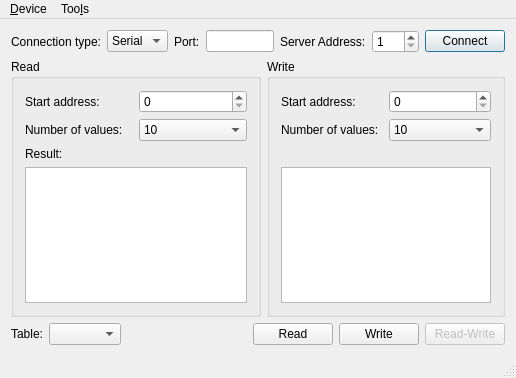
<?xml version="1.0" encoding="UTF-8"?>
<ui version="4.0">
 <class>MainWindow</class>
 <widget class="QMainWindow" name="MainWindow">
  <property name="geometry">
   <rect>
    <x>0</x>
    <y>0</y>
    <width>516</width>
    <height>378</height>
   </rect>
  </property>
  <property name="maximumSize">
   <size>
    <width>16777215</width>
    <height>1000</height>
   </size>
  </property>
  <property name="windowTitle">
   <string>Modbus Client</string>
  </property>
  <widget class="QWidget" name="centralWidget">
   <layout class="QVBoxLayout" name="verticalLayout">
    <item>
     <layout class="QGridLayout" name="gridLayout">
      <item row="0" column="5">
       <widget class="QLabel" name="label_27">
        <property name="sizePolicy">
         <sizepolicy hsizetype="Maximum" vsizetype="Preferred">
          <horstretch>0</horstretch>
          <verstretch>0</verstretch>
         </sizepolicy>
        </property>
        <property name="text">
         <string>Server Address:</string>
        </property>
       </widget>
      </item>
      <item row="0" column="7">
       <widget class="QPushButton" name="connectButton">
        <property name="sizePolicy">
         <sizepolicy hsizetype="Maximum" vsizetype="Fixed">
          <horstretch>0</horstretch>
          <verstretch>0</verstretch>
         </sizepolicy>
        </property>
        <property name="text">
         <string>Connect</string>
        </property>
        <property name="checkable">
         <bool>false</bool>
        </property>
        <property name="autoDefault">
         <bool>false</bool>
        </property>
        <property name="default">
         <bool>true</bool>
        </property>
       </widget>
      </item>
      <item row="0" column="4">
       <spacer name="horizontalSpacer">
        <property name="orientation">
         <enum>Qt::Horizontal</enum>
        </property>
        <property name="sizeHint" stdset="0">
         <size>
          <width>40</width>
          <height>20</height>
         </size>
        </property>
       </spacer>
      </item>
      <item row="0" column="6">
       <widget class="QSpinBox" name="serverEdit">
        <property name="sizePolicy">
         <sizepolicy hsizetype="Maximum" vsizetype="Fixed">
          <horstretch>0</horstretch>
          <verstretch>0</verstretch>
         </sizepolicy>
        </property>
        <property name="minimum">
         <number>1</number>
        </property>
        <property name="maximum">
         <number>247</number>
        </property>
       </widget>
      </item>
      <item row="0" column="1">
       <widget class="QComboBox" name="connectType">
        <item>
         <property name="text">
          <string>Serial</string>
         </property>
        </item>
        <item>
         <property name="text">
          <string>TCP</string>
         </property>
        </item>
       </widget>
      </item>
      <item row="0" column="2">
       <widget class="QLabel" name="label_2">
        <property name="sizePolicy">
         <sizepolicy hsizetype="Maximum" vsizetype="Preferred">
          <horstretch>0</horstretch>
          <verstretch>0</verstretch>
         </sizepolicy>
        </property>
        <property name="text">
         <string>Port:</string>
        </property>
       </widget>
      </item>
      <item row="0" column="0">
       <widget class="QLabel" name="label">
        <property name="text">
         <string>Connection type:</string>
        </property>
       </widget>
      </item>
      <item row="0" column="3">
       <widget class="QLineEdit" name="portEdit">
        <property name="sizePolicy">
         <sizepolicy hsizetype="Preferred" vsizetype="Fixed">
          <horstretch>0</horstretch>
          <verstretch>0</verstretch>
         </sizepolicy>
        </property>
       </widget>
      </item>
     </layout>
    </item>
    <item>
     <layout class="QHBoxLayout" name="horizontalLayout_2">
      <item>
       <widget class="QGroupBox" name="groupBox_2">
        <property name="minimumSize">
         <size>
          <width>250</width>
          <height>0</height>
         </size>
        </property>
        <property name="title">
         <string>Read</string>
        </property>
        <layout class="QGridLayout" name="gridLayout_3">
         <item row="0" column="0">
          <widget class="QLabel" name="label_4">
           <property name="text">
            <string>Start address:</string>
           </property>
          </widget>
         </item>
         <item row="0" column="1">
          <widget class="QSpinBox" name="readAddress">
           <property name="maximum">
            <number>9</number>
           </property>
          </widget>
         </item>
         <item row="1" column="0">
          <widget class="QLabel" name="label_5">
           <property name="text">
            <string>Number of values:</string>
           </property>
          </widget>
         </item>
         <item row="1" column="1">
          <widget class="QComboBox" name="readSize">
           <property name="currentIndex">
            <number>9</number>
           </property>
           <item>
            <property name="text">
             <string>1</string>
            </property>
           </item>
           <item>
            <property name="text">
             <string>2</string>
            </property>
           </item>
           <item>
            <property name="text">
             <string>3</string>
            </property>
           </item>
           <item>
            <property name="text">
             <string>4</string>
            </property>
           </item>
           <item>
            <property name="text">
             <string>5</string>
            </property>
           </item>
           <item>
            <property name="text">
             <string>6</string>
            </property>
           </item>
           <item>
            <property name="text">
             <string>7</string>
            </property>
           </item>
           <item>
            <property name="text">
             <string>8</string>
            </property>
           </item>
           <item>
            <property name="text">
             <string>9</string>
            </property>
           </item>
           <item>
            <property name="text">
             <string>10</string>
            </property>
           </item>
          </widget>
         </item>
         <item row="2" column="0">
          <widget class="QLabel" name="label_9">
           <property name="text">
            <string>Result:</string>
           </property>
          </widget>
         </item>
         <item row="3" column="0" colspan="2">
          <widget class="QListWidget" name="readValue">
           <property name="minimumSize">
            <size>
             <width>0</width>
             <height>0</height>
            </size>
           </property>
          </widget>
         </item>
        </layout>
       </widget>
      </item>
      <item>
       <widget class="QGroupBox" name="writeGroupBox">
        <property name="minimumSize">
         <size>
          <width>225</width>
          <height>0</height>
         </size>
        </property>
        <property name="title">
         <string>Write</string>
        </property>
        <layout class="QGridLayout" name="gridLayout_2">
         <item row="0" column="0">
          <widget class="QLabel" name="label_7">
           <property name="text">
            <string>Start address:</string>
           </property>
          </widget>
         </item>
         <item row="3" column="0" colspan="2">
          <widget class="QTreeView" name="writeValueTable">
           <property name="showDropIndicator" stdset="0">
            <bool>true</bool>
           </property>
           <property name="alternatingRowColors">
            <bool>true</bool>
           </property>
           <property name="rootIsDecorated">
            <bool>false</bool>
           </property>
           <property name="uniformRowHeights">
            <bool>true</bool>
           </property>
           <property name="itemsExpandable">
            <bool>false</bool>
           </property>
           <property name="expandsOnDoubleClick">
            <bool>false</bool>
           </property>
           <attribute name="headerVisible">
            <bool>true</bool>
           </attribute>
          </widget>
         </item>
         <item row="0" column="1">
          <widget class="QSpinBox" name="writeAddress">
           <property name="maximum">
            <number>9</number>
           </property>
          </widget>
         </item>
         <item row="1" column="0">
          <widget class="QLabel" name="label_8">
           <property name="text">
            <string>Number of values:</string>
           </property>
          </widget>
         </item>
         <item row="1" column="1">
          <widget class="QComboBox" name="writeSize">
           <property name="currentIndex">
            <number>9</number>
           </property>
           <item>
            <property name="text">
             <string>1</string>
            </property>
           </item>
           <item>
            <property name="text">
             <string>2</string>
            </property>
           </item>
           <item>
            <property name="text">
             <string>3</string>
            </property>
           </item>
           <item>
            <property name="text">
             <string>4</string>
            </property>
           </item>
           <item>
            <property name="text">
             <string>5</string>
            </property>
           </item>
           <item>
            <property name="text">
             <string>6</string>
            </property>
           </item>
           <item>
            <property name="text">
             <string>7</string>
            </property>
           </item>
           <item>
            <property name="text">
             <string>8</string>
            </property>
           </item>
           <item>
            <property name="text">
             <string>9</string>
            </property>
           </item>
           <item>
            <property name="text">
             <string>10</string>
            </property>
           </item>
          </widget>
         </item>
         <item row="2" column="0">
          <widget class="QLabel" name="label_3">
           <property name="text">
            <string/>
           </property>
          </widget>
         </item>
        </layout>
       </widget>
      </item>
     </layout>
    </item>
    <item>
     <layout class="QHBoxLayout" name="horizontalLayout">
      <item>
       <widget class="QLabel" name="label_6">
        <property name="text">
         <string>Table:</string>
        </property>
       </widget>
      </item>
      <item>
       <widget class="QComboBox" name="writeTable"/>
      </item>
      <item>
       <spacer name="horizontalSpacer_2">
        <property name="orientation">
         <enum>Qt::Horizontal</enum>
        </property>
        <property name="sizeHint" stdset="0">
         <size>
          <width>13</width>
          <height>17</height>
         </size>
        </property>
       </spacer>
      </item>
      <item>
       <widget class="QPushButton" name="readButton">
        <property name="sizePolicy">
         <sizepolicy hsizetype="Maximum" vsizetype="Fixed">
          <horstretch>0</horstretch>
          <verstretch>0</verstretch>
         </sizepolicy>
        </property>
        <property name="text">
         <string>Read</string>
        </property>
       </widget>
      </item>
      <item>
       <widget class="QPushButton" name="writeButton">
        <property name="text">
         <string>Write</string>
        </property>
       </widget>
      </item>
      <item>
       <widget class="QPushButton" name="readWriteButton">
        <property name="enabled">
         <bool>false</bool>
        </property>
        <property name="text">
         <string>Read-Write</string>
        </property>
       </widget>
      </item>
     </layout>
    </item>
   </layout>
  </widget>
  <widget class="QStatusBar" name="statusBar"/>
  <widget class="QMenuBar" name="menuBar">
   <property name="geometry">
    <rect>
     <x>0</x>
     <y>0</y>
     <width>516</width>
     <height>21</height>
    </rect>
   </property>
   <widget class="QMenu" name="menuDevice">
    <property name="title">
     <string>&amp;Device</string>
    </property>
    <addaction name="actionConnect"/>
    <addaction name="actionDisconnect"/>
    <addaction name="separator"/>
    <addaction name="actionExit"/>
   </widget>
   <widget class="QMenu" name="menuToo_ls">
    <property name="title">
     <string>Too&amp;ls</string>
    </property>
    <addaction name="actionOptions"/>
   </widget>
   <addaction name="menuDevice"/>
   <addaction name="menuToo_ls"/>
  </widget>
  <action name="actionConnect">
   <property name="icon">
    <iconset resource="client.qrc">
     <normaloff>:/images/connect.png</normaloff>:/images/connect.png</iconset>
   </property>
   <property name="text">
    <string>&amp;Connect</string>
   </property>
  </action>
  <action name="actionDisconnect">
   <property name="icon">
    <iconset resource="client.qrc">
     <normaloff>:/images/disconnect.png</normaloff>:/images/disconnect.png</iconset>
   </property>
   <property name="text">
    <string>&amp;Disconnect</string>
   </property>
  </action>
  <action name="actionExit">
   <property name="icon">
    <iconset resource="client.qrc">
     <normaloff>:/images/application-exit.png</normaloff>:/images/application-exit.png</iconset>
   </property>
   <property name="text">
    <string>&amp;Quit</string>
   </property>
  </action>
  <action name="actionOptions">
   <property name="icon">
    <iconset resource="client.qrc">
     <normaloff>:/images/settings.png</normaloff>:/images/settings.png</iconset>
   </property>
   <property name="text">
    <string>&amp;Options</string>
   </property>
  </action>
 </widget>
 <layoutdefault spacing="6" margin="11"/>
 <tabstops>
  <tabstop>connectType</tabstop>
  <tabstop>portEdit</tabstop>
  <tabstop>serverEdit</tabstop>
  <tabstop>connectButton</tabstop>
  <tabstop>readAddress</tabstop>
  <tabstop>readSize</tabstop>
  <tabstop>readValue</tabstop>
  <tabstop>writeAddress</tabstop>
  <tabstop>writeSize</tabstop>
  <tabstop>writeValueTable</tabstop>
  <tabstop>writeTable</tabstop>
  <tabstop>readButton</tabstop>
  <tabstop>writeButton</tabstop>
  <tabstop>readWriteButton</tabstop>
 </tabstops>
 <resources>
  <include location="client.qrc"/>
 </resources>
 <connections/>
</ui>
